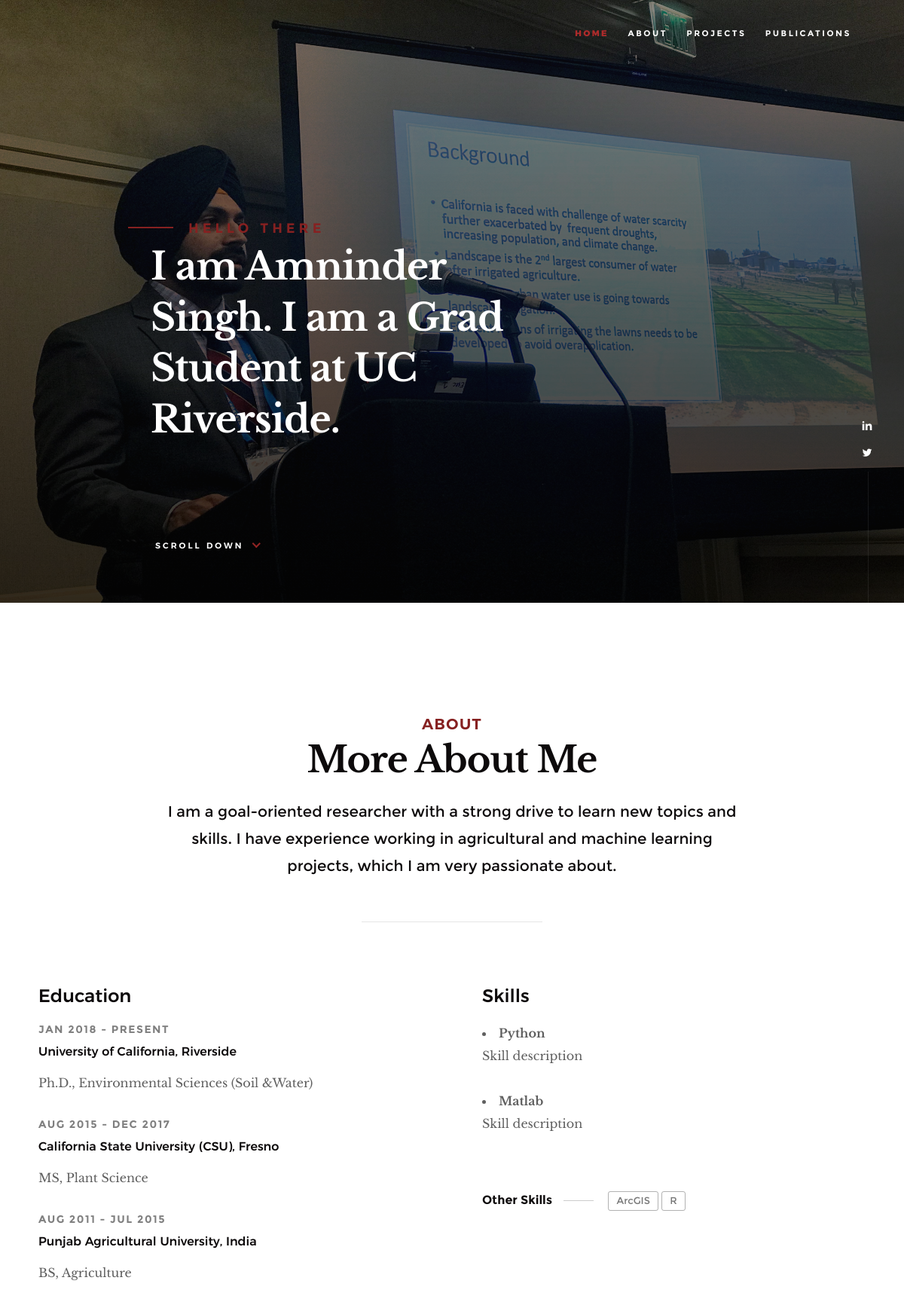
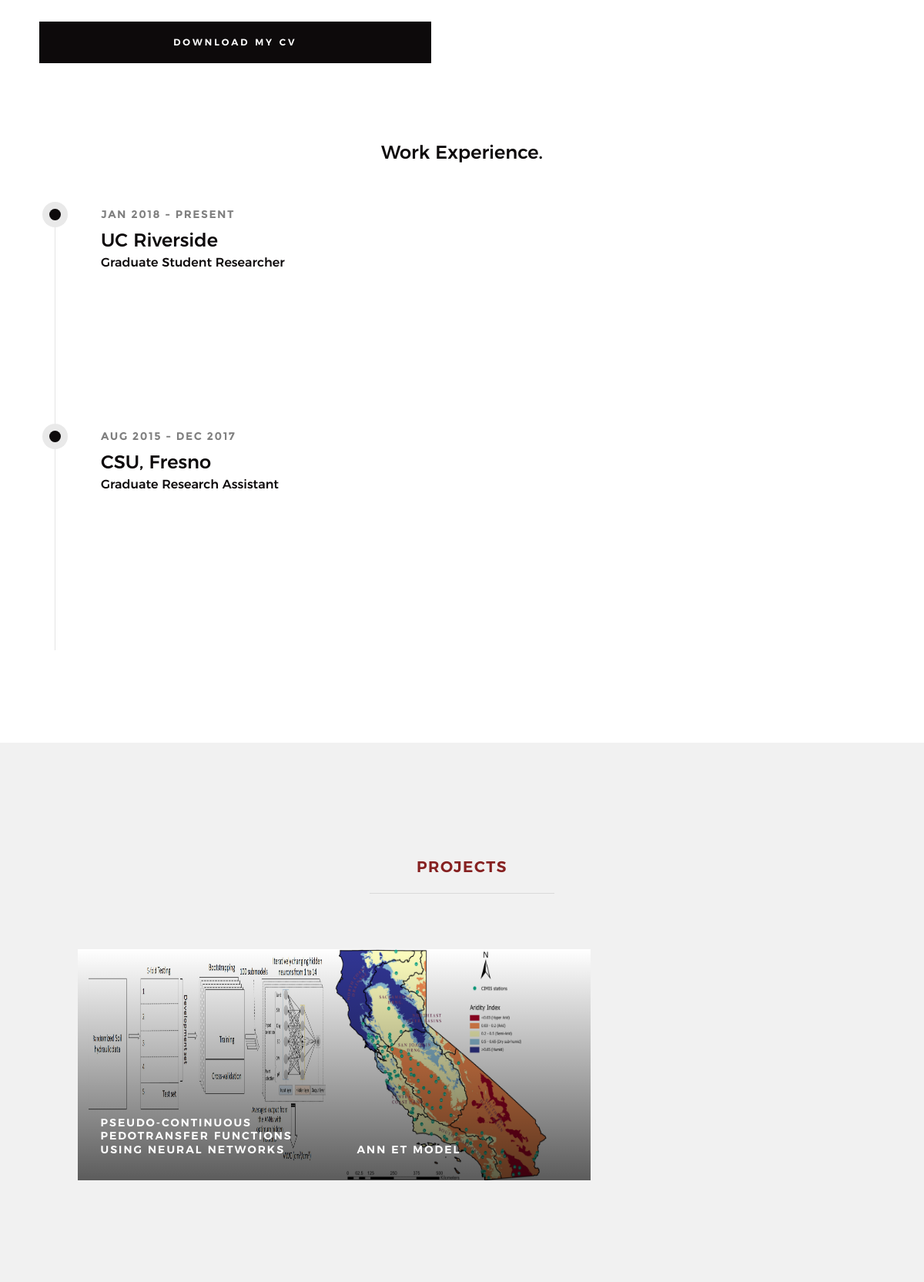
The page / (upper part) on the database its author committed (2 pictures, top to bottom).
### home/models.py (models this page shows, shortened)
class Info(models.Model):
    cv = models.FileField()
    mainImage = models.ImageField(null=True, blank=True, default="default.jpg")
    short_intro = models.TextField(null=True, blank=True)
    linkedin = models.CharField(max_length=2000, null=True, blank=True)
    twitter = models.CharField(max_length=2000, null=True, blank=True)

class Skill(models.Model):
    name = models.CharField(max_length=200, blank=True, null=True)
    description = models.TextField(null=True, blank=True)
    created = models.DateTimeField(auto_now_add=True)
    def __str__(self):
        return str(self.name)

class Work(models.Model):
    startdate = models.CharField(max_length=60,null=True, blank=True)
    enddate = models.CharField(max_length=60,null=True, blank=True)
    title = models.CharField(max_length=200)
    place = models.CharField(max_length=200)
    description = models.TextField(null=True, blank=True)
    created = models.DateTimeField(auto_now_add=True)
    class Meta:
        ordering = ['-created']

class Project(models.Model):
    title = models.CharField(max_length=200)
    description = models.TextField(null=True, blank=True)
    featured_image = models.ImageField(null=True, blank=True, default="default.jpg")
    publication_link = models.TextField(max_length=2000, null=True, blank=True)
    source_link = models.CharField(max_length=2000, null=True, blank=True)
    tags = models.ManyToManyField('Tag', blank=True)
    created = models.DateTimeField(auto_now_add=True)

### home/views.py (the view)
# urls.py: path('', views.home, name = "home"),
def home(request):
    infos = Info.objects.all()
    skills = Skill.objects.exclude(description__exact="")
    otherskills = Skill.objects.filter(description="")
    works = Work.objects.all()
    projects = Project.objects.all()
    publications = Publication.objects.all()
    context = {
        'infos':infos,
        'skills':skills,'otherskills':otherskills,
        'works':works,
        'projects':projects,
        'publications':publications,
    }
    return render(request, 'index.html', context)

### templates/index.html (shortened to what this page needs)
{% load static %}
<!DOCTYPE html>
<html class="no-js" lang="en">
<head>
    <link rel="stylesheet" href="{% static 'css/base.css' %}">
    <link rel="stylesheet" href="{% static 'css/vendor.css' %}">
    <link rel="stylesheet" href="{% static 'css/main.css' %}">
</head>
<body id="top">
    <header class="s-header">
        <nav class="header-nav-wrap">
            <ul class="header-nav">
                <li class="current"><a class="smoothscroll"  href="#home" title="home">Home</a></li>
                <li><a class="smoothscroll"  href="#about" title="about">About</a></li>
                <li><a class="smoothscroll"  href="#projects" title="projects">Projects</a></li>
                <li><a class="smoothscroll"  href="#publications" title="publications">Publications</a></li>
            </ul>
        </nav>
    </header>
   {% for info in infos %}
   <section id="home" class="s-home page-hero target-section" data-parallax="scroll" data-image-src="{{info.mainImage.url}}" data-natural-width=3000 data-natural-height=2000 data-position-y=center>
    <div class="overlay"></div>
    <div class="shadow-overlay"></div>
    <div class="home-content">
        <div class="row home-content__main">
            <h3>Hello There</h3>
            <h1>
                I am Amninder Singh.<br/>
                I am a Grad Student<br/>
                at UC Riverside.
            </h1>
            <div class="home-content__scroll">
                <a href="#about" class="scroll-link smoothscroll">
                    <span>Scroll Down</span>
                </a>
            </div>
        </div>
    </div>
    <ul class="home-social">
        <li>
            <a href="{{info.linkedin}}" target="_blank"><i class="im im-linkedin" aria-hidden="true"></i><span>LinkedIn</span></a>
        </li>
        <li>
            <a href="{{info.twitter}}" target="_blank"><i class="im im-twitter" aria-hidden="true"></i><span>Twitter</span></a>
        </li>
    </ul>
    </section>
    <section id="about" class="s-about target-section">
        <div class="row narrow section-intro has-bottom-sep">
            <div class="col-full text-center">
                <h3>About</h3>
                <h1>More About Me</h1>
                <p class="lead">{{info.short_intro}}</p>
            </div>
        </div>
        <div class="row about-content">
            <div class="col-six tab-full left">
                <h3>Education</h3>
                    <div class="timeline__header">
                        <p class="timeline__timeframe">Jan 2018 - Present</p>
                        <h5>University of California, Riverside </h5>
                    </div>
                    <div class="timeline__desc">
                        <p>Ph.D., Environmental Sciences (Soil &Water)</p>
                    </div>
                    <div class="timeline__header">
                        <p class="timeline__timeframe">Aug 2015 - Dec 2017</p>
                        <h5>California State University (CSU), Fresno</h5>
                    </div>
                    <div class="timeline__desc">
                        <p>MS, Plant Science</p>
                    </div>
                    <div class="timeline__header">
                        <p class="timeline__timeframe">Aug 2011 - Jul 2015</p>
                        <h5>Punjab Agricultural University, India</h5>
                    </div>
                    <div class="timeline__desc">
                        <p>BS, Agriculture</p>
                    </div>
            </div>
            <div class="col-six tab-full right">
                <h3>Skills</h3>
                {%for skill in skills %}
                    <li>
                    <strong>{{skill.name}}</strong>
                    <p>{{skill.description}}</p>
                    </li>
                {% endfor %}
                <p class="blog-content__tags">
                    <span>Other Skills</span>
                    {% for skill in otherskills %}
                    <span class="blog-content__tag-list">
                        <a>{{skill}}</a>
                    </span>
                    {% endfor %}
                </p>
            </div>
        </div>
        <div class="row about-content about-content--buttons">
            <div class="col-six tab-full left">
                <a href="{{info.cv.url}}" target="_blank" class="btn btn--primary full-width">Download My CV</a>
            </div>
        </div>
        <div class="row about-content about-content--timeline">
            <div class="col-full text-center">
                <h3>Work Experience.</h3>
            </div>
            <div class="col-six tab-full left">
                <div class="timeline">
                    {% for work in works %}
                    <div class="timeline__block">
                        <div class="timeline__bullet"></div>
                        <div class="timeline__header">
                            <p class="timeline__timeframe">{{work.startdate}} - {{work.enddate}}</p>
                            <h3>{{work.place}}</h3>
                            <h5>{{work.title}}</h5>
                        </div>
                    </div>
                    {% endfor %}
                </div>
            </div>
        </div>
    </section>
    <section id="projects" class="s-works target-section">
        <div class="row narrow section-intro has-bottom-sep">
            <div class="col-full">
                <h3>Projects</h3>
            </div>
        </div>
        <div class="row masonry-wrap">
            <div class="masonry">
                {% for project in projects %}
                <div class="masonry__brick">
                    <div class="item-folio">
                        <div class="item-folio__thumb">
                            <a href="{% url 'project' project.id %}" class="thumb-link" data-size="1050x700">
                                <img src="{{project.featured_image.url}}"
                                style="min-height: 300px;
                                max-height: 300px;">
                                <span class="shadow-overlay"></span>
                            </a>
                        </div>
                        <div class="item-folio__text">
                            <h3 class="item-folio__title">
                                {{project.title}}
                            </h3>
                        </div>
                    </div>
                </div>
                {% endfor %}
            </div>
        </div>
    </section>
    {% endfor %}
</body>
</html>

### static/css/base.css (style rules this page uses)
html { font-family: sans-serif; line-height: 1.15; -ms-text-size-adjust: 100%; -webkit-text-size-adjust: 100%; }
body { margin: 0; }
article, aside, footer, header, nav, section { display: block; }
h1 { font-size: 2em; margin: 0.67em 0; }
a { background-color: transparent; -webkit-text-decoration-skip: objects; }
b, strong { font-weight: inherit; }
b, strong { font-weight: bolder; }
img { border-style: none; }
html { font-size: 62.5%; box-sizing: border-box; }
*, *::before, *::after { box-sizing: inherit; }
body { font-weight: normal; line-height: 1; word-wrap: break-word; text-rendering: optimizeLegibility; -webkit-overflow-scrolling: touch; -webkit-text-size-adjust: none; }
body, input, button { -moz-osx-font-smoothing: grayscale; -webkit-font-smoothing: antialiased; }
img, video { max-width: 100%; height: auto; }
div, dl, dt, dd, ul, ol, li, h1, h2, h3, h4, h5, h6, pre, form, p, blockquote, th, td { margin: 0; padding: 0; }
h1, h2, h3, h4, h5, h6 { -webkit-font-smoothing: auto; -webkit-font-smoothing: antialiased; -webkit-font-variant-ligatures: common-ligatures; -moz-font-variant-ligatures: common-ligatures; font-variant-ligatures: common-ligatures; text-rendering: optimizeLegibility; }
em, i { font-style: italic; line-height: inherit; }
strong, b { font-weight: bold; line-height: inherit; }
ol, ul { list-style: none; }
li { display: block; }
a { text-decoration: none; line-height: inherit; }
a img { border: none; }
.row { width: 94%; max-width: 1200px; margin: 0 auto; }
.row:after { content: ""; display: table; clear: both; }
[class*="col-"] { float: left; }
[class*="col-"] { padding: 0 20px; }
.col-six, .col-1-2 { width: 50%; }
.col-twelve, .col-full { width: 100%; }
@media only screen and (max-width: 1200px) { [class*="col-"] { padding: 0 15px; } }
.full-width { width: 100%; }
.text-center { text-align: center; }

### rows shown on the page
Info: short_intro "I am a goal-oriented researcher with a strong drive to learn new topics and skills. I have experience working in agricultural and machine learning projects, which I am very passionate about."
Skill: name "Python", description "Skill description"
Skill: name "Matlab", description "Skill description"
Skill: name "ArcGIS"
Skill: name "R"
Work: startdate "JAN 2018", enddate "PRESENT", place "UC Riverside", title "Graduate Student Researcher"
Work: startdate "AUG 2015", enddate "DEC 2017", place "CSU, Fresno", title "Graduate Research Assistant"
Project: featured_image (picture), title "PSEUDO-CONTINUOUS PEDOTRANSFER FUNCTIONS USING NEURAL NETWORKS"
Project: featured_image (picture), title "ANN ET MODEL"
